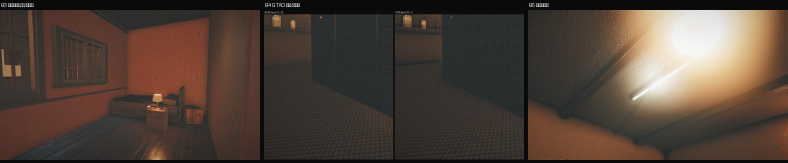
#> input picture shots/B_SUMMARY.jpg, 1576 x 326 px, given in place of scr_13.3.png, which was not available (shown at 1/2 size)
$ python mk_scr.py B_SUMMARY.jpg
#> lines starting #> are read from the running program, lines starting #| are printed output that depends on the picture

import sys, os
from PIL import Image, ImageChops, ImageStat, ImageDraw
d = sys.argv[1]
names = ["scr_13.3.png","scr_12.07.png","scr_14.57.png"]
ims = [Image.open(os.path.join(d,"shots",n)).convert("RGB") for n in names]
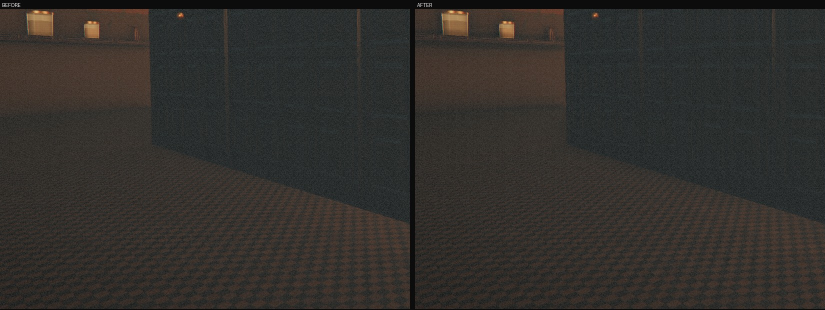
#> input picture shots/CMP_ao.jpg, 1650 x 620 px, given in place of scr_12.07.png, which was not available (shown at 1/2 size)
# 与"无划痕"帧做差，找竖线
base = ims[0]
#> base is the input picture: PIL image 1576x326 RGB; mean R, G, B 79.7, 65.5, 56.1
for n, im in zip(names, ims):
    diff = ImageChops.difference(base, im).convert("L")
    colmean = [sum(diff.crop((x,0,x+1,900)).getdata())/900 for x in range(0,1600,2)]
    peak = max(colmean); px = colmean.index(peak)*2
    print("%-14s 最强竖列 x=%4d  强度=%.2f" % (n, px, peak))
#> this loop made 3 passes
#> (n, peak, px) on passes 1 to 3: ('scr_13.3.png', 0, 0), ('scr_12.07.png', 41.59, 1350), ('scr_14.57.png', 41.59, 1350)
#| scr_13.3.png   最强竖列 x=   0  强度=0.00
#| scr_12.07.png  最强竖列 x=1350  强度=41.59
#| scr_14.57.png  最强竖列 x=1350  强度=41.59
#> pass 2, `diff = ImageChops.difference(base, im).convert("L")`:
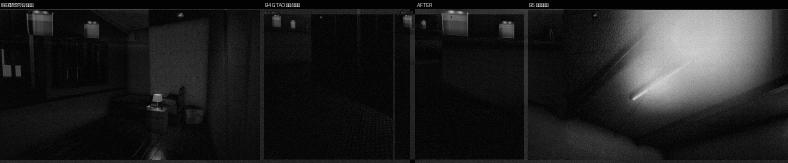
#> diff: PIL image 1576x326 L (shown at 1/2 size); min 0, max 237, mean 31.4
# 拼一条竖线区域的放大对比（x 附近 120px 宽）
out = Image.new("RGB",(3*200, 900),(0,0,0))
#> out: PIL image 600x900 RGB; every value is 0
for i,im in enumerate(ims):
    out.paste(im.crop((700,0,900,900)),(i*200,0))
#> this loop made 3 passes
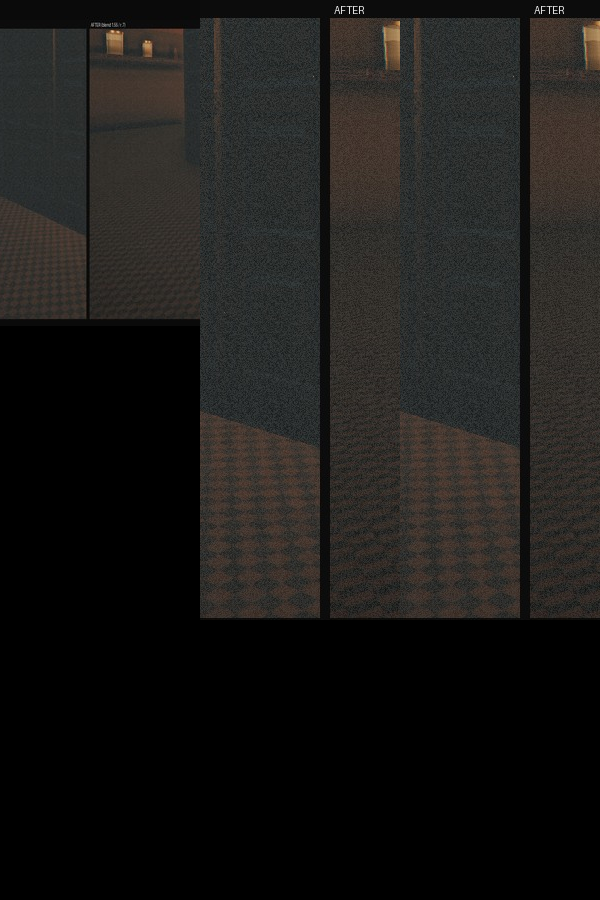
#> out: PIL image 600x900 RGB; mean R, G, B 27.4, 26.2, 24.4
out.save(os.path.join(d,"shots","scratch_cmp.png"))
print("ok")
